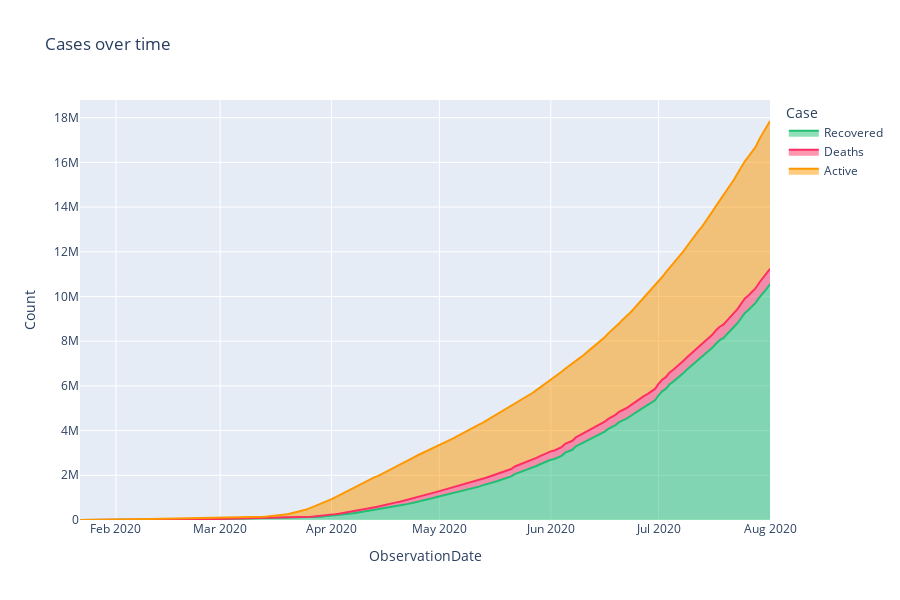

The notebook cell this image was saved under:
### Code cell
temp1 = full_table.groupby('ObservationDate')['Recovered', 'Deaths', 'Active'].sum().reset_index()
temp1 = temp1.melt(id_vars="ObservationDate", value_vars=['Recovered', 'Deaths', 'Active'],
                 var_name='Case', value_name='Count')
print(temp1.head())
# color pallette
cnf, dth, rec, act = '#393e46', '#ff2e63', '#21bf73', '#fe9801'

fig = px.area(temp1, x="ObservationDate", y="Count", color='Case', height=600,
             title='Cases over time', color_discrete_sequence = [rec, dth, act])
fig.show()

### Figure 1 — Plotly figure (JSON) as saved in the notebook; plotly's stock layout.template omitted (floating-point values rounded to 4 significant figures; data arrays with more than 128 entries replaced by an {"elided": "..."} marker saying what was removed)
{"data": [{"hovertemplate": "Case=Recovered<br>ObservationDate=%{x}<br>Count=%{y}<extra></extra>", "legendgroup": "Recovered", "line": {"color": "#21bf73"}, "mode": "lines", "name": "Recovered", "orientation": "v", "showlegend": true, "stackgroup": "1", "type": "scatter", "x": {"elided": "193 str values"}, "xaxis": "x", "y": {"elided": "193 float values"}, "yaxis": "y"}, {"hovertemplate": "Case=Deaths<br>ObservationDate=%{x}<br>Count=%{y}<extra></extra>", "legendgroup": "Deaths", "line": {"color": "#ff2e63"}, "mode": "lines", "name": "Deaths", "orientation": "v", "showlegend": true, "stackgroup": "1", "type": "scatter", "x": {"elided": "193 str values"}, "xaxis": "x", "y": {"elided": "193 float values"}, "yaxis": "y"}, {"hovertemplate": "Case=Active<br>ObservationDate=%{x}<br>Count=%{y}<extra></extra>", "legendgroup": "Active", "line": {"color": "#fe9801"}, "mode": "lines", "name": "Active", "orientation": "v", "showlegend": true, "stackgroup": "1", "type": "scatter", "x": {"elided": "193 str values"}, "xaxis": "x", "y": {"elided": "193 float values"}, "yaxis": "y"}], "layout": {"height": 600, "legend": {"title": {"text": "Case"}, "tracegroupgap": 0}, "title": {"text": "Cases over time"}, "xaxis": {"anchor": "y", "domain": [0.0, 1.0], "title": {"text": "ObservationDate"}}, "yaxis": {"anchor": "x", "domain": [0.0, 1.0], "title": {"text": "Count"}}}}
